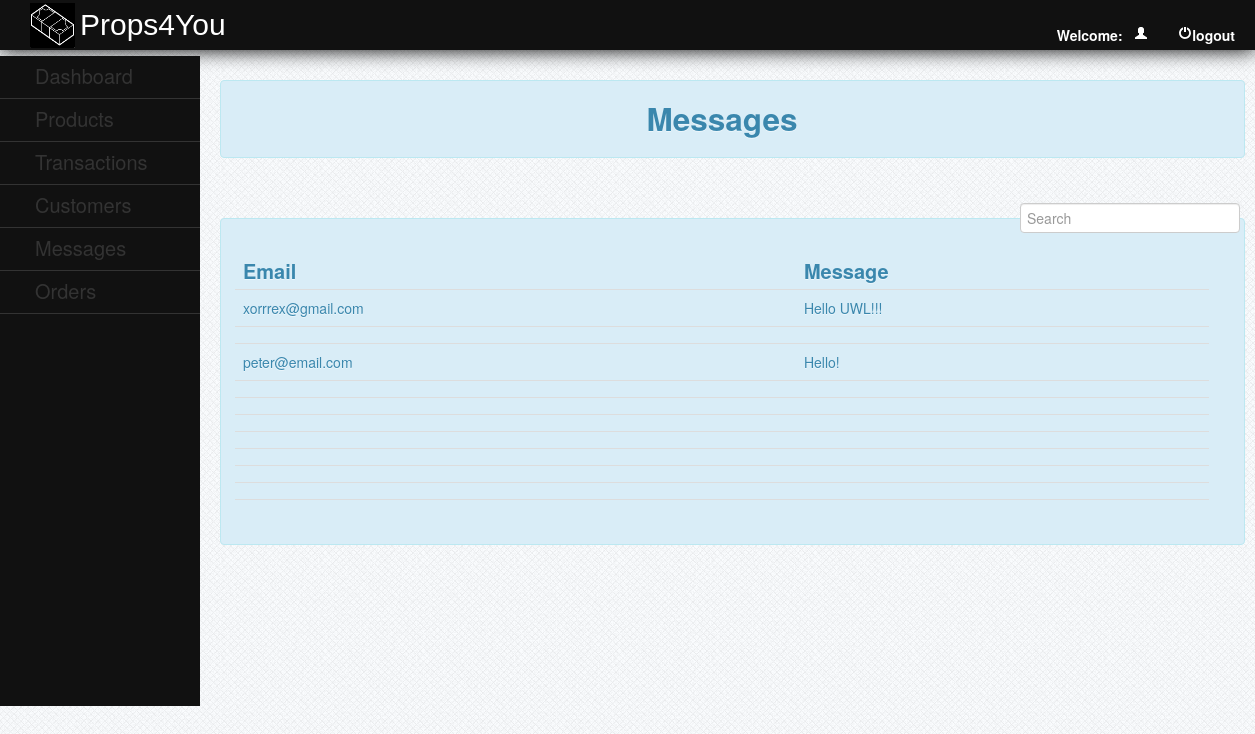
/admin/message.php (signed in), run on the app's committed database.
### tables this page shows
CREATE TABLE `contact` (
  `contact_id` int(11) NOT NULL,
  `email` varchar(50) NOT NULL,
  `message` varchar(1000) NOT NULL
);

### admin/message.php (the view, shortened to what this page needs)
<?php
	include("../db/dbconn.php");
?>
<!DOCTYPE html>
<html>
<head>
	<link rel = "stylesheet" type = "text/css" href="../css/style.css" media="all">
	<link rel="stylesheet" type="text/css" href="../css/bootstrap.css">
</head>
<body>
	<div id="header" style="position:fixed;">
		<img src="../img/logo.png">
		<label>Props4You</label>
			<b><?php
				$id = (int) $_SESSION['id'];
					$query = $conn->query ("SELECT * FROM admin WHERE adminid = '$id' ") or die (mysqli_error());
					$fetch = $query->fetch_array ();
			?>
			<ul>
				<li><a href="../function/admin_logout.php"><i class="icon-off icon-white"></i>logout</a></li>
				<li>Welcome:&nbsp;&nbsp;&nbsp;<a><i class="icon-user icon-white"></i><?php echo $fetch['username']; ?></a></li></b>
	</div>
	<br>
<div id="leftnav">
		<ul>
			<li><a href="admin_home.php" style="color:#333;">Dashboard</a></li>
			<li><a href="admin_home.php">Products</a>
			</li>
			<li><a href="transaction.php">Transactions</a></li>
			<li><a href="customer.php">Customers</a></li>
			<li><a href="message.php">Messages</a></li>
			<li><a href="order.php">Orders</a></li>
		</ul>
	</div>
	<div id="rightcontent" style="position:absolute; top:10%;">
			<div class="alert alert-info"><center><h2>Messages</h2></center></div>
			<br />
				<label  style="padding:5px; float:right;"><input type="text" name="filter" placeholder="Search" id="filter"></label>
			<br />
		<div class="alert alert-info">
			<table class="table table-hover" style="background-color:;">
				<thead>
				<tr style="font-size:20px;">
					<th>Email</th>
					<th>Message</th>
				</tr>
				</thead>
				<?php
					$query = $conn->query("SELECT * FROM `contact`") or die(mysqli_error());
					while($fetch = $query->fetch_array())
						{
				?>
				<tr>
					<td><?php echo $fetch['email'];?></td>
					<td><?php echo $fetch['message']?></td>
				</tr>
				<?php
					}
				?>
			</table>
		</div>
	</div>
</body>
</html>

### css/style.css (style rules this page uses)
body { background:url(../images/bg.png) repeat scroll left top #e7ebf2; }
#header { height:50px; width:100%; background-color:#111; color:#fff; text-indent:10px; -webkit-box-shadow:0px 0px 20px 0px black; -moz-box-shadow:0px 0px 20px 0px black; box-shadow:0px 0px 20px 0px black; }
#header img { position:absolute; height:45px; width:45px; margin-left:20px; margin-top:2.5px; }
#header label { position:relative; top:15px; color:#fff; text-indent:80px; font-size:30px; clear:both; font-family:arial; }
#header ul { list-style-type:none; position:relative; }
#header ul li { display:inline; position:relative; float:right; margin-right:20px; }
#header ul li a { text-decoration:none; color:#fff; }
#leftnav { position:fixed; background-color:#111; width:200px; top:7%; height:650px; }
#leftnav ul { list-style-type:none; text-indent:35px; right:25px; position:relative; }
#leftnav ul li { border-bottom:1px solid #333; padding-top:10px; padding-bottom:10px; width:200px; }
#leftnav ul li a { text-decoration:none; color:#333; font-size:20px; }
#rightcontent { position:relative; width:1025px; top:50px; left:220px; z-index:-99999; }

### data on the page
contact: email "xorrrex@gmail.com", message "Hello UWL!!!"
contact: email "peter@email.com", message "Hello!"
